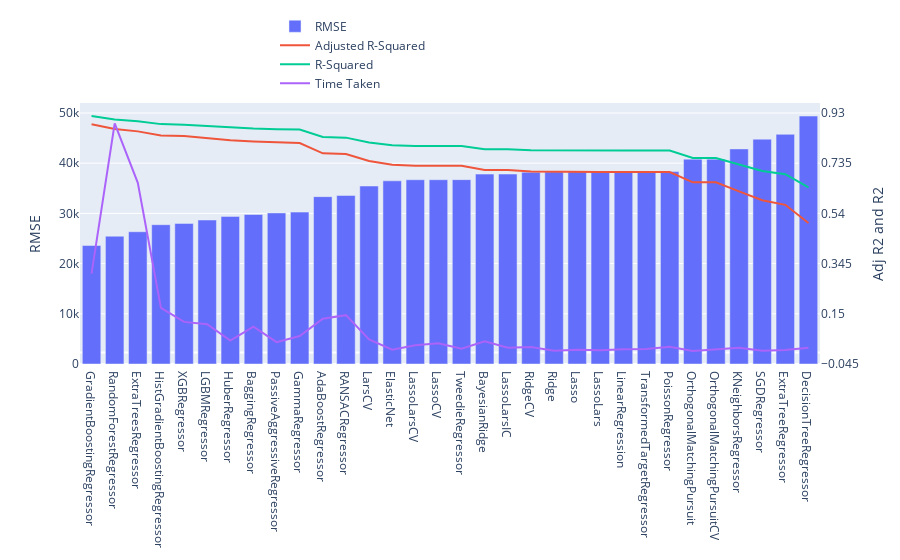

The code cell stored with this chart in its notebook:
### Code cell
viz_reg_result(reg_result2)

### Figure 1 — Plotly figure (JSON) as saved in the notebook; plotly's stock layout.template omitted (floating-point values rounded to 4 significant figures)
{"data": [{"name": "RMSE", "type": "bar", "x": ["GradientBoostingRegressor", "RandomForestRegressor", "ExtraTreesRegressor", "HistGradientBoostingRegressor", "XGBRegressor", "LGBMRegressor", "HuberRegressor", "BaggingRegressor", "PassiveAggressiveRegressor", "GammaRegressor", "AdaBoostRegressor", "RANSACRegressor", "LarsCV", "ElasticNet", "LassoLarsCV", "LassoCV", "TweedieRegressor", "BayesianRidge", "LassoLarsIC", "RidgeCV", "Ridge", "Lasso", "LassoLars", "LinearRegression", "TransformedTargetRegressor", "PoissonRegressor", "OrthogonalMatchingPursuit", "OrthogonalMatchingPursuitCV", "KNeighborsRegressor", "SGDRegressor", "ExtraTreeRegressor", "DecisionTreeRegressor"], "y": [23600.0, 25450.0, 26340.0, 27750.0, 28000.0, 28680.0, 29400.0, 29780.0, 30090.0, 30250.0, 33340.0, 33570.0, 35450.0, 36480.0, 36700.0, 36710.0, 36720.0, 37830.0, 37830.0, 38200.0, 38280.0, 38280.0, 38280.0, 38290.0, 38290.0, 38330.0, 40800.0, 40800.0, 42840.0, 44780.0, 45750.0, 49390.0]}, {"name": "Adjusted R-Squared", "type": "scatter", "x": ["GradientBoostingRegressor", "RandomForestRegressor", "ExtraTreesRegressor", "HistGradientBoostingRegressor", "XGBRegressor", "LGBMRegressor", "HuberRegressor", "BaggingRegressor", "PassiveAggressiveRegressor", "GammaRegressor", "AdaBoostRegressor", "RANSACRegressor", "LarsCV", "ElasticNet", "LassoLarsCV", "LassoCV", "TweedieRegressor", "BayesianRidge", "LassoLarsIC", "RidgeCV", "Ridge", "Lasso", "LassoLars", "LinearRegression", "TransformedTargetRegressor", "PoissonRegressor", "OrthogonalMatchingPursuit", "OrthogonalMatchingPursuitCV", "KNeighborsRegressor", "SGDRegressor", "ExtraTreeRegressor", "DecisionTreeRegressor"], "y": [0.8865, 0.868, 0.8586, 0.8431, 0.8402, 0.8323, 0.8238, 0.8192, 0.8154, 0.8135, 0.7735, 0.7704, 0.7438, 0.7287, 0.7255, 0.7254, 0.7252, 0.7083, 0.7083, 0.7025, 0.7014, 0.7013, 0.7013, 0.7012, 0.7012, 0.7006, 0.6606, 0.6606, 0.6259, 0.5912, 0.5735, 0.5029], "yaxis": "y2"}, {"name": "R-Squared", "type": "scatter", "x": ["GradientBoostingRegressor", "RandomForestRegressor", "ExtraTreesRegressor", "HistGradientBoostingRegressor", "XGBRegressor", "LGBMRegressor", "HuberRegressor", "BaggingRegressor", "PassiveAggressiveRegressor", "GammaRegressor", "AdaBoostRegressor", "RANSACRegressor", "LarsCV", "ElasticNet", "LassoLarsCV", "LassoCV", "TweedieRegressor", "BayesianRidge", "LassoLarsIC", "RidgeCV", "Ridge", "Lasso", "LassoLars", "LinearRegression", "TransformedTargetRegressor", "PoissonRegressor", "OrthogonalMatchingPursuit", "OrthogonalMatchingPursuitCV", "KNeighborsRegressor", "SGDRegressor", "ExtraTreeRegressor", "DecisionTreeRegressor"], "y": [0.9181, 0.9047, 0.898, 0.8868, 0.8847, 0.8791, 0.8729, 0.8696, 0.8669, 0.8654, 0.8366, 0.8343, 0.8152, 0.8043, 0.802, 0.8019, 0.8017, 0.7896, 0.7896, 0.7854, 0.7846, 0.7845, 0.7845, 0.7845, 0.7845, 0.784, 0.7552, 0.7552, 0.7301, 0.7051, 0.6923, 0.6414], "yaxis": "y2"}, {"name": "Time Taken", "type": "scatter", "x": ["GradientBoostingRegressor", "RandomForestRegressor", "ExtraTreesRegressor", "HistGradientBoostingRegressor", "XGBRegressor", "LGBMRegressor", "HuberRegressor", "BaggingRegressor", "PassiveAggressiveRegressor", "GammaRegressor", "AdaBoostRegressor", "RANSACRegressor", "LarsCV", "ElasticNet", "LassoLarsCV", "LassoCV", "TweedieRegressor", "BayesianRidge", "LassoLarsIC", "RidgeCV", "Ridge", "Lasso", "LassoLars", "LinearRegression", "TransformedTargetRegressor", "PoissonRegressor", "OrthogonalMatchingPursuit", "OrthogonalMatchingPursuitCV", "KNeighborsRegressor", "SGDRegressor", "ExtraTreeRegressor", "DecisionTreeRegressor"], "y": [0.306, 0.89, 0.659, 0.173, 0.1188, 0.1101, 0.046, 0.1004, 0.04, 0.06379, 0.1308, 0.1449, 0.051, 0.01097, 0.028, 0.036, 0.01512, 0.04376, 0.01848, 0.021, 0.007002, 0.01028, 0.009001, 0.013, 0.01311, 0.02198, 0.006, 0.011, 0.01854, 0.007, 0.01, 0.018], "yaxis": "y2"}], "layout": {"legend": {"entrywidth": 500, "orientation": "h", "x": 1, "xanchor": "right", "y": 1.02, "yanchor": "bottom"}, "yaxis": {"side": "left", "title": {"text": "RMSE"}}, "yaxis2": {"overlaying": "y", "side": "right", "tickmode": "sync", "title": {"text": "Adj R2 and R2"}}}}
